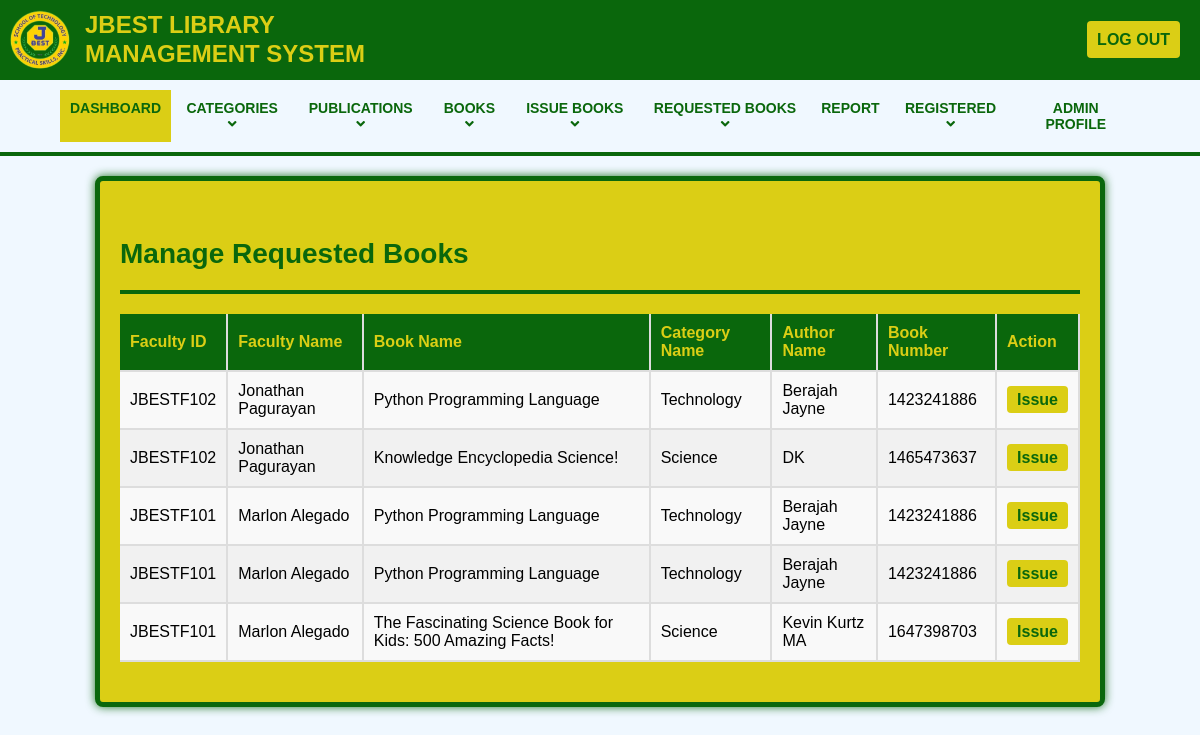
The page /admin/manage-requested-books-faculty.php?sortBy=f.FacultyID&order=DESC on the database its author committed.
### tables this page shows
CREATE TABLE `tblrequestedbookdetails` (
  `studfacid` varchar(250) NOT NULL,
  `Name` varchar(100) NOT NULL,
  `BookName` varchar(250) NOT NULL,
  `CategoryName` varchar(250) NOT NULL,
  `AuthorName` varchar(250) NOT NULL,
  `BookNumber` int(11) NOT NULL,
  `RequestDate` timestamp NOT NULL DEFAULT current_timestamp(),
  `id` int(11) NOT NULL,
  `entity` int(1) NOT NULL DEFAULT 1
);

CREATE TABLE `tblfaculty` (
  `id` int(11) NOT NULL,
  `FacultyID` varchar(250) DEFAULT NULL,
  `FullName` varchar(250) DEFAULT NULL,
  `name` varchar(250) NOT NULL,
  `LastName` varchar(250) NOT NULL,
  `email` varchar(250) DEFAULT NULL,
  `MobileNumber` varchar(11) DEFAULT NULL,
  `Password` varchar(250) DEFAULT NULL,
  `Status` int(1) DEFAULT 1,
  `RegDate` timestamp NULL DEFAULT current_timestamp(),
  `UpdationDate` timestamp NULL DEFAULT NULL ON UPDATE current_timestamp()
);

CREATE TABLE `tblbooks` (
  `id` int(11) NOT NULL,
  `BookName` varchar(250) DEFAULT NULL,
  `Copies` int(11) DEFAULT NULL,
  `IssuedCopies` int(1) NOT NULL DEFAULT 0,
  `BookNumber` int(100) NOT NULL,
  `CatId` int(11) DEFAULT NULL,
  `AuthorId` int(11) DEFAULT NULL,
  `datepublished` date DEFAULT NULL,
  `RegDate` timestamp NULL DEFAULT current_timestamp(),
  `UpdationDate` timestamp NULL DEFAULT NULL ON UPDATE current_timestamp(),
  `archive` int(1) NOT NULL DEFAULT 1
);

CREATE TABLE `tblcategory` (
  `id` int(11) NOT NULL,
  `CategoryName` varchar(150) DEFAULT NULL,
  `Status` int(1) DEFAULT NULL,
  `CreationDate` timestamp NULL DEFAULT current_timestamp(),
  `UpdationDate` timestamp NOT NULL DEFAULT current_timestamp() ON UPDATE current_timestamp()
);

CREATE TABLE `tblauthors` (
  `id` int(11) NOT NULL,
  `AuthorName` varchar(250) DEFAULT NULL,
  `creationDate` timestamp NULL DEFAULT current_timestamp(),
  `UpdationDate` timestamp NULL DEFAULT NULL ON UPDATE current_timestamp()
);

### admin/manage-requested-books-faculty.php (the view, shortened to what this page needs)
<?php
include('includes/config.php');
$sortBy = isset($_GET['sortBy']) ? $_GET['sortBy'] : 'f.FacultyID';
$order = isset($_GET['order']) ? $_GET['order'] : 'ASC';
$query = "
    SELECT rbd.*, f.FullName, b.BookName, c.CategoryName, a.AuthorName, b.BookNumber, b.issuedcopies
    FROM tblrequestedbookdetails rbd
    JOIN tblfaculty f ON rbd.studfacid = f.FacultyID
    JOIN tblbooks b ON rbd.BookNumber = b.BookNumber
    JOIN tblcategory c ON rbd.CategoryName = c.CategoryName
    JOIN tblauthors a ON rbd.AuthorName = a.AuthorName
    WHERE rbd.name = f.FullName
    AND rbd.entity = 0
    ORDER BY $sortBy $order
";
$result = mysqli_query($conn, $query);
?>
<!DOCTYPE html>
<html lang="en">
<head>
    <link rel="stylesheet" href="assets/css/admin.css">
    <link rel="stylesheet" href="assets/css/tables.css">
    <link rel="stylesheet" href="https://cdnjs.cloudflare.com/ajax/libs/font-awesome/5.15.4/css/all.min.css">
    <link rel="stylesheet" href="assets/css/admin.css">
    <link rel="stylesheet" href="assets/css/tables.css">
</head>
<body>
    <?php include('includes/header.php'); ?>
    <div class="content-wrapper">
        <div class="container">
            <div class="row pad-botm">
                <div class="col-md-12">
                    <h4 class="header-line">Manage Requested Books</h4>
                    <table class='table'>
                        <thead>
                            <tr>
                                <th><a href="?sortBy=f.FacultyID&order=<?php echo ($sortBy == 'f.FacultyID' && $order == 'ASC') ? 'DESC' : 'ASC'; ?>">Faculty ID</a></th>
                                <th><a href="?sortBy=f.FullName&order=<?php echo ($sortBy == 'f.FullName' && $order == 'ASC') ? 'DESC' : 'ASC'; ?>">Faculty Name</a></th>
                                <th><a href="?sortBy=b.BookName&order=<?php echo ($sortBy == 'b.BookName' && $order == 'ASC') ? 'DESC' : 'ASC'; ?>">Book Name</a></th>
                                <th><a href="?sortBy=c.CategoryName&order=<?php echo ($sortBy == 'c.CategoryName' && $order == 'ASC') ? 'DESC' : 'ASC'; ?>">Category Name</a></th>
                                <th><a href="?sortBy=a.AuthorName&order=<?php echo ($sortBy == 'a.AuthorName' && $order == 'ASC') ? 'DESC' : 'ASC'; ?>">Author Name</a></th>
                                <th><a href="?sortBy=b.BookNumber&order=<?php echo ($sortBy == 'b.BookNumber' && $order == 'ASC') ? 'DESC' : 'ASC'; ?>">Book Number</a></th>
                                <th>Action</th>
                            </tr>
                        </thead>
                        <tbody>
                        <?php
                        if ($result) {
                            while ($row = mysqli_fetch_assoc($result)) {
                                echo "<tr>";
                                echo "<td>" . htmlspecialchars($row['studfacid']) . "</td>";
                                echo "<td>" . htmlspecialchars($row['FullName']) . "</td>";
                                echo "<td>" . htmlspecialchars($row['BookName']) . "</td>";
                                echo "<td>" . htmlspecialchars($row['CategoryName']) . "</td>";
                                echo "<td>" . htmlspecialchars($row['AuthorName']) . "</td>";
                                echo "<td>" . htmlspecialchars($row['BookNumber']) . "</td>";
                                if ($row['issuedcopies'] == 1) {
                                    echo "<td><button class='btn btn-danger' disabled>Already Issued</button></td>";
                                } else {
                                    echo "<td><a href='requested-issue-book.php?FacultyID=" . htmlspecialchars($row['studfacid']) . "' class='btn btn-primary'>Issue</a></td>";
                                }
                                echo "</tr>";
                            }
                        } else {
                            echo "<tr><td colspan='7'>Error: " . mysqli_error($conn) . "</td></tr>";
                        }
                        ?>
                        </tbody>
                    </table>
                </div>
            </div>
        </div>
    </div>
</body>
</html>

### admin/assets/css/admin.css (style rules this page uses)
body { margin: 0; font-family: Arial, sans-serif; background-color: aliceblue; }
.content-wrapper { padding: 20px; background-color: #dbce15; border-radius: 8px; border: 5px solid #0a670c; box-shadow: 0 0 10px rgba(10, 103, 12, 0.9); margin: 20px auto; max-width: 80%; }
.header-line { font-size: 28px; color: #0A670C; font-weight: bold; margin-bottom: 20px; border-bottom: 4px solid #0a670c; padding-bottom: 20px; }

### admin/assets/css/tables.css (style rules this page uses)
table { width: 100%; border-collapse: collapse; margin-bottom: 20px; font-family: Arial, sans-serif; background-color: white; }
table thead th { background-color: #0a670c; color: #dbce15; padding: 10px; text-align: left; font-weight: bold; border-bottom: 2px solid #ddd; border-right: 2px solid #ddd; }
table thead th a { color: #dbce15; text-decoration: none; }
table tbody td { padding: 10px; border-bottom: 2px solid #ddd; border-right: 2px solid #ddd; }
table tbody tr:nth-child(odd) { background-color: #f9f9f9; }
table tbody tr:nth-child(even) { background-color: #f1f1f1; }
.btn { padding: 5px 10px; border-radius: 4px; text-decoration: none; color: #fff; }
.btn-primary { background-color: #dbce15; color: #0a670c; font-weight: 600; border: none; }

### rows shown on the page
tblrequestedbookdetails: studfacid "JBESTF102", tblfaculty.FullName "Jonathan Pagurayan", tblbooks.BookName "Python Programming Language", tblcategory.CategoryName "Technology", tblauthors.AuthorName "Berajah Jayne", tblbooks.BookNumber "1423241886"
tblrequestedbookdetails: studfacid "JBESTF102", tblfaculty.FullName "Jonathan Pagurayan", tblbooks.BookName "Knowledge Encyclopedia Science!", tblcategory.CategoryName "Science", tblauthors.AuthorName "DK", tblbooks.BookNumber "1465473637"
tblrequestedbookdetails: studfacid "JBESTF101", tblfaculty.FullName "Marlon Alegado", tblbooks.BookName "Python Programming Language", tblcategory.CategoryName "Technology", tblauthors.AuthorName "Berajah Jayne", tblbooks.BookNumber "1423241886"
tblrequestedbookdetails: studfacid "JBESTF101", tblfaculty.FullName "Marlon Alegado", tblbooks.BookName "Python Programming Language", tblcategory.CategoryName "Technology", tblauthors.AuthorName "Berajah Jayne", tblbooks.BookNumber "1423241886"
tblrequestedbookdetails: studfacid "JBESTF101", tblfaculty.FullName "Marlon Alegado", tblbooks.BookName "The Fascinating Science Book for Kids: 500 Amazing Facts!", tblcategory.CategoryName "Science", tblauthors.AuthorName "Kevin Kurtz MA", tblbooks.BookNumber "1647398703"
